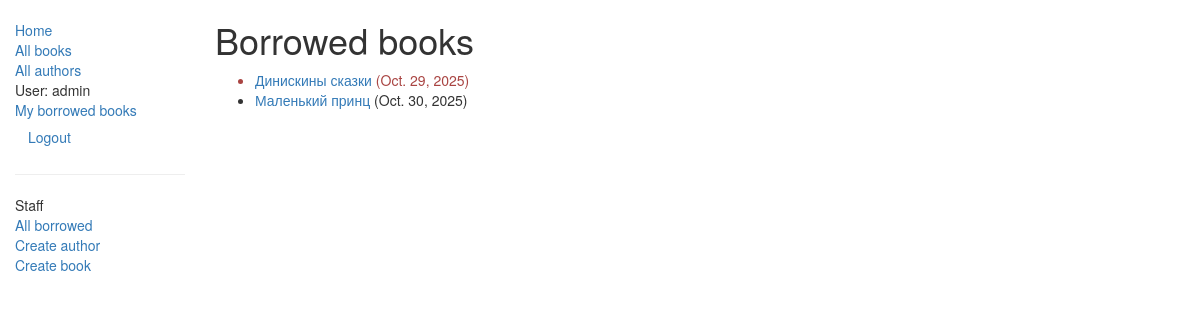
Page /catalog/mybooks/ (signed in) on the earlier database version.
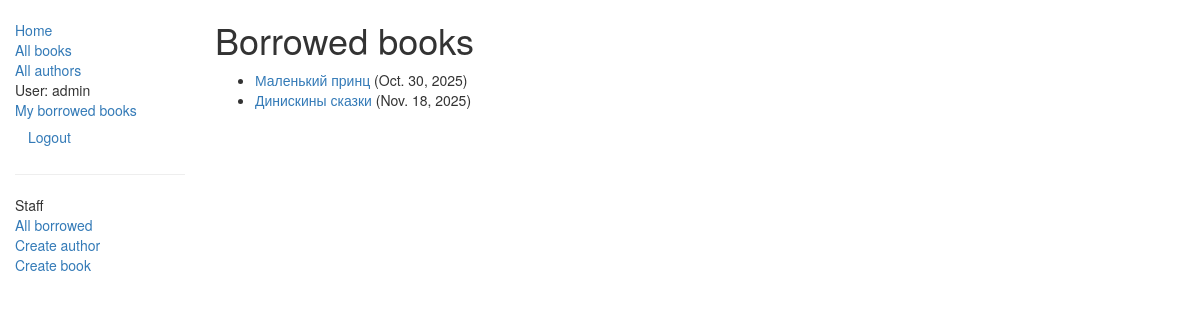
Same page on the later database version.
### catalog/models.py (models this page shows, shortened)
class BookInstance(models.Model):
    id = models.UUIDField(primary_key=True, default=uuid.uuid4, help_text="Уникальный id для именно этой книги во всей библиотеке")
    book = models.ForeignKey('Book', on_delete=models.SET_NULL, null=True)
    imprint = models.CharField(max_length=200)
    borrower = models.ForeignKey(User, on_delete=models.SET_NULL, null=True, blank=True, related_name='borrower')
    due_back = models.DateField(null=True, blank=True)
    LOAN_STATUS = (
        ('m', 'Maintenance'),
        ('o', 'On loan'),
        ('a', 'Available'),
        ('r', 'Reserved'),
    )
    status = models.CharField(max_length=10, choices=LOAN_STATUS, blank=True, default='m', help_text='Состояние книги')
    class Meta:
        ordering = ['due_back']
        permissions = (("can_mark_returned", "Set book as returned"),)
    @property
    def is_overdue(self):
        if self.due_back < date.today():
            return True
        return False

class Book(models.Model):
    title = models.CharField(max_length=200)
    author = models.ForeignKey('Author', on_delete=models.SET_NULL, null=True)
    summary = models.TextField(max_length=1000, help_text='Описание книги')
    isbn = models.CharField('ISBN', max_length=13, help_text='13 Символов')
    genre = models.ManyToManyField(Genre, help_text='Выбирите жанры книги')
    language = models.ForeignKey('Language', on_delete=models.SET_NULL, null=True)
    def display_genre(self):
        return ', '.join([ genre.name for genre in self.genre.all()[:3]])
    display_genre.short_description = 'Genre'

### catalog/views.py (the view)
# urls.py: path('mybooks/', views.LoanedBookListView.as_view(), name='my_borrowed'),
class LoanedBookListView(LoginRequiredMixin,generic.ListView):
    model = BookInstance
    template_name = 'catalog/bookinstance_list_borrowed_user.html'
    paginate_by = 10
    def get_queryset(self):
        return (BookInstance.objects.filter(borrower=self.request.user)
                .filter(status__exact='o')
                .order_by('due_back'))

### templates/catalog/bookinstance_list_borrowed_user.html
{% extends "base.html" %}
{% block content %}
    <h1>Borrowed books</h1>
    {% if bookinstance_list %}
    <ul>
      {% for bookinst in bookinstance_list %}
      <li class="{% if bookinst.is_overdue %}text-danger{% endif %}">
        <a href="{% url 'book_detail' bookinst.book.pk %}">{{bookinst.book.title}}</a> ({{ bookinst.due_back }})
      </li>
      {% endfor %}
    </ul>
    {% else %}
      <p>There are no books borrowed.</p>
    {% endif %}
{% endblock %}

### templates/base.html (shortened to what this page needs)
<!doctype html>
<html lang="en">
<head>
    <link
            rel="stylesheet"
            href="https://maxcdn.bootstrapcdn.com/bootstrap/3.3.7/css/bootstrap.min.css  "/>
    {% load static %}
    <link rel="stylesheet" href="{% static 'css/styles.css' %}"/>
</head>
<body>
<div class="container-fluid">
    <div class="row">
        <div class="col-sm-2">
            {% block sidebar %}
                <ul class="sidebar-nav">
                    <li><a href="{% url 'index' %}">Home</a></li>
                    <li><a href="{% url 'books' %}">All books</a></li>
                    <li><a href="{% url 'authors' %}">All authors</a></li>
                    {% if user.is_authenticated %}
                        <li>User: {{ user.get_username }}</li>
                        <li><a href="{% url 'my_borrowed' %}">My borrowed books</a></li>
                        <li>
                            <form id="logout-form" method="post" action="{% url 'logout' %}">
                                <button type="submit" class="btn btn-link">Logout</button>
                            </form>
                        </li>
                    {% else %}
                        <li><a href="{% url 'login' %}?next={{ request.path }}">Login</a></li>
                    {% endif %}
                </ul>
                {% if user.is_staff %}
                    <hr>
                    <ul class="sidebar-nav">
                    <li>Staff</li>
                    <li><a href="{% url 'borrowed' %}">All borrowed</a></li>
                    <li><a href="{% url 'author_create' %}">Create author</a></li>
                    <li><a href="{% url 'book_create' %}">Create book</a></li>
                {% endif %}
            </ul>
            {% endblock %}
        </div>
        <div class="col-sm-10 ">
            {% block content %}{% endblock %}
        </div>
    </div>
</div>
</body>
</html>

### catalog/static/css/styles.css (style rules this page uses)
.sidebar-nav { margin-top: 20px; padding: 0; list-style: none; }

Differences in the rows shown:
shown differently, row unchanged: BookInstance "Oct. 30, 2025": moves up the list
changed BookInstance "Динискины сказки": due_back "Oct. 29, 2025" → "Nov. 18, 2025"
